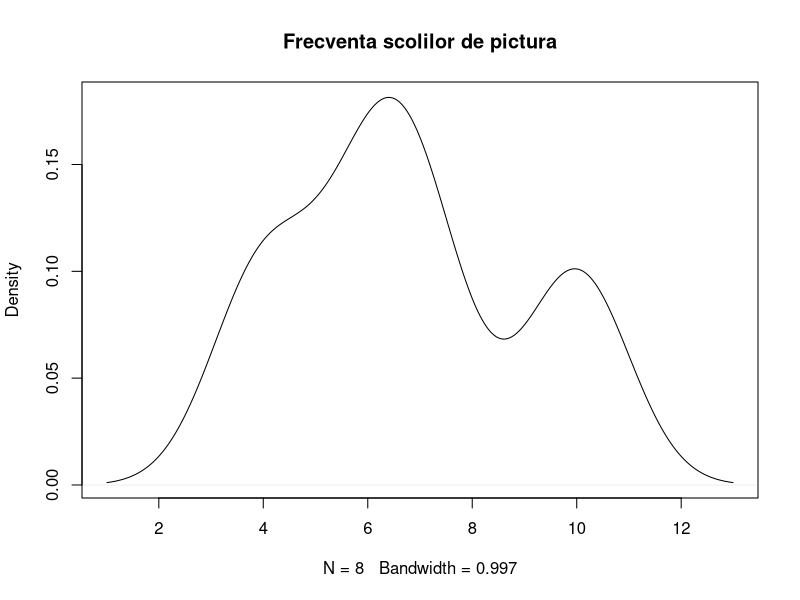
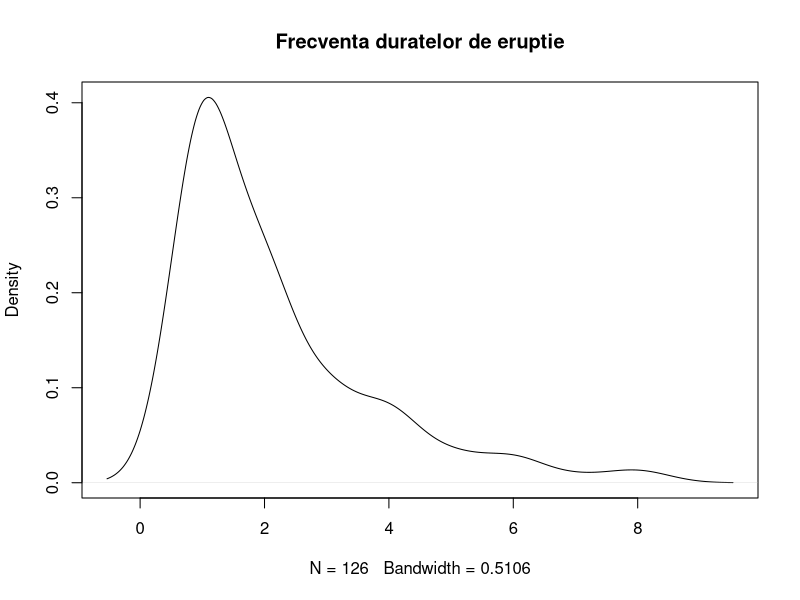
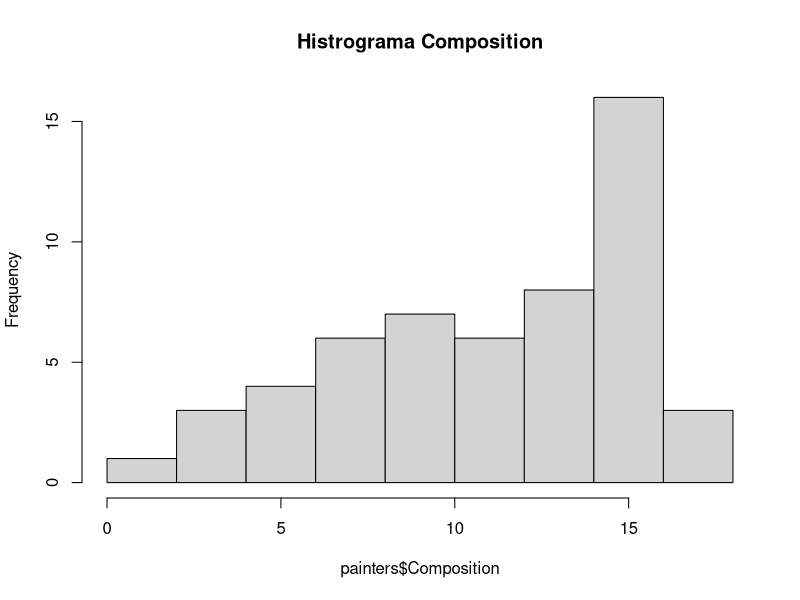
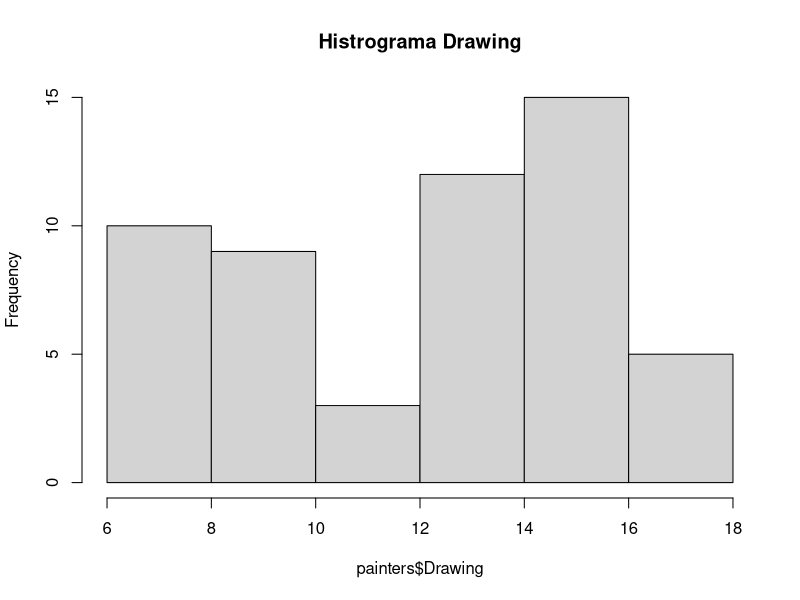
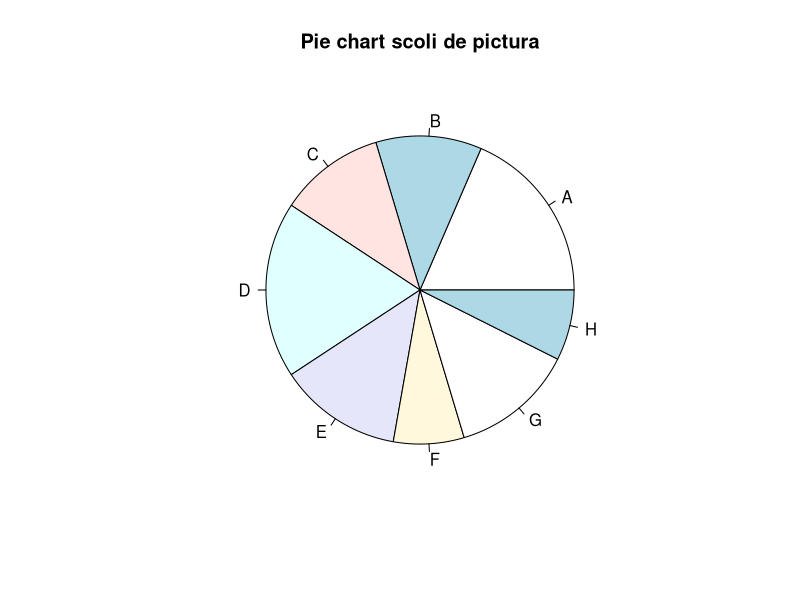
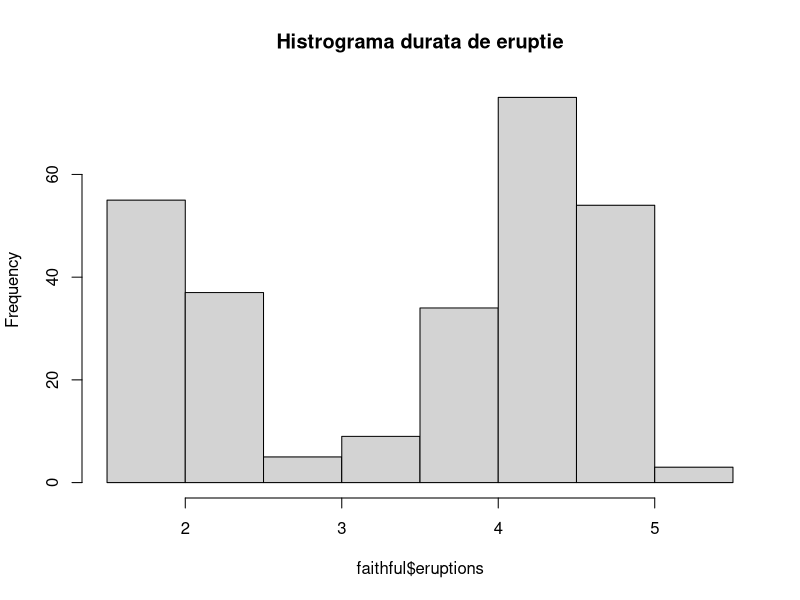
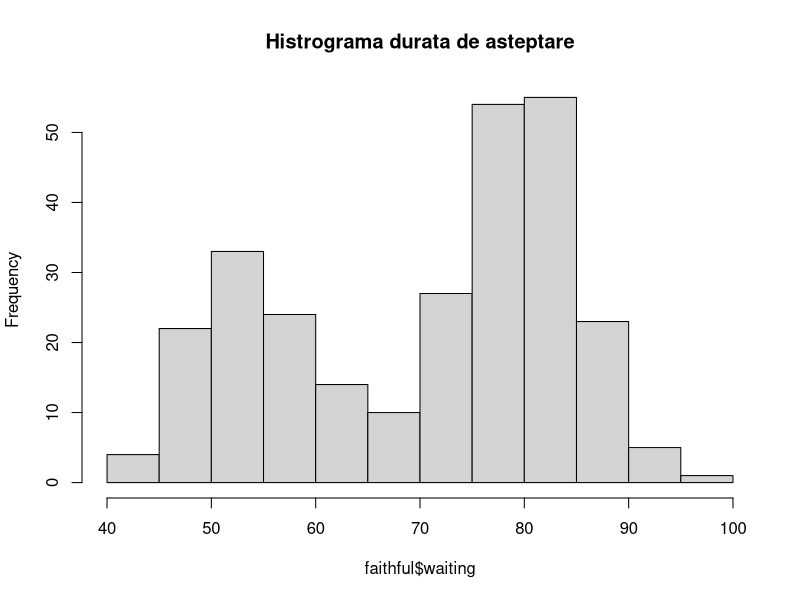
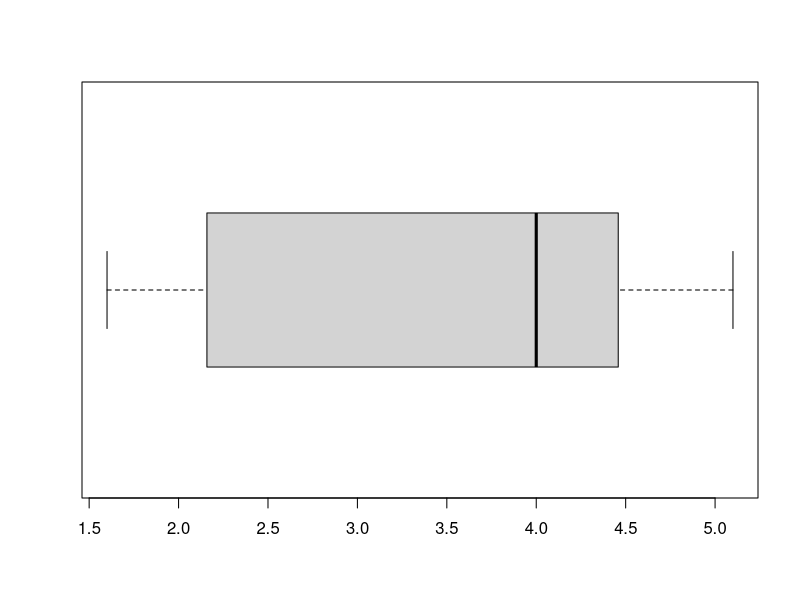

Write the R code that produced these figures, in order.
# Import MASS si dataseturile painters si faithful.
library(MASS)
data(painters)
data(faithful)

# a) Afisez dataset-urile.
painters
faithful

# b) Determin frecventele apoi distributia lor. 
frecventa_School = table(painters$School)
t1 = as.data.frame(frecventa_School)
names(t1)[1] = 'School'
t1
plot(density(t1$Freq), main="Frecventa scolilor de pictura")

frecventa_eruptions = table(faithful$eruptions)
t2 = as.data.frame(frecventa_eruptions)
names(t2)[1] = 'eruptions'
t2
plot(density(t2$Freq), main="Frecventa duratelor de eruptie")

# c) Reprezint grafic prin cate doua metode distince informatiile din cele doua dataseturi.
hist(painters$Composition, main="Histrograma Composition")
hist(painters$Drawing, main="Histrograma Drawing")
pie(t1$Freq, labels=t1$School, main="Pie chart scoli de pictura") # Ilustrez scolile intr-un pie chart cu ajutorul frecventelor deja calculate.

hist(faithful$eruptions, main="Histrograma durata de eruptie")
hist(faithful$waiting, main="Histrograma durata de asteptare")

# d) Determin media, mediana, varianta si cuartilele duratelor de erupţie si realizez diagrama boxplot.
mean(faithful$eruptions)
median(faithful$eruptions)
var(faithful$eruptions)
quantile(faithful$eruptions)
boxplot(faithful$eruptions, horizontal = TRUE)

# e) Determin coeficientul de corelatie pentru cele doua variabile din datasetul faithful.
cor(faithful$eruptions, faithful$waiting)
